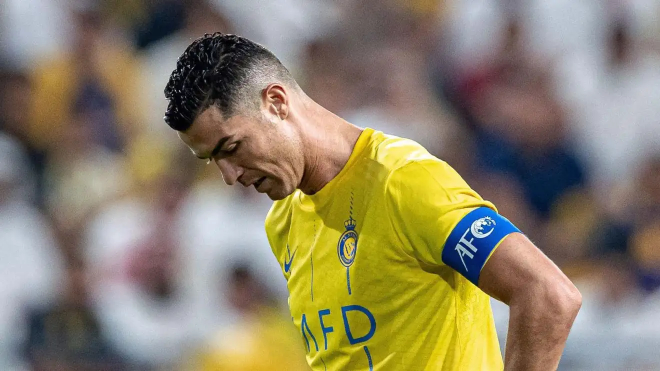
#> input picture model/test_images/ronaldo_1.jpg, 1320 x 742 px, found by its file name (shown at 1/2 size)
$ jupyter execute --allow-errors 'Celebrity classifier.ipynb'   (shell and % lines are left out)
#> lines starting #> are read from the running program, lines starting #| are printed output that depends on the picture
[cell 1]
import numpy as np
import cv2
import matplotlib
from matplotlib import pyplot as plt

[cell 2]
img=cv2.imread('./test_images/taylor_1.png')
#> (the rest of this cell did not finish here and is left out)

#> (a cell that did not finish here is left out)

#> (a cell that did not finish here is left out)

#> (a cell that did not finish here is left out)

#> (a cell that did not finish here is left out)

[cell 7]
face_cascade=cv2.CascadeClassifier("./opencv/haarcascades/haarcascade_frontalface_default.xml")
eye_cascade=cv2.CascadeClassifier(r"C:\Users\pepsi\Downloads\CelebrityFaceRecognition\model\opencv\haarcascades\haarcascade_eye_tree_eyeglasses.xml")
#> (the rest of this cell did not finish here and is left out)

#> (a cell that did not finish here is left out)

#> (a cell that did not finish here is left out)

[cell 10]
cv2.destroyAllWindows()
#> (the rest of this cell did not finish here and is left out)

#> (a cell that did not finish here is left out)

[cell 12]
def get_cropped_image_if_2_eyes(image_path):
    img=cv2.imread(image_path)
    gray=cv2.cvtColor(img,cv2.COLOR_BGR2GRAY)
    faces=face_cascade.detectMultiScale(gray,1.3,5)
    for (x,y,w,h) in faces:
        roi_gray=gray[y:y+h,x:x+w]
        roi_color=img[y:y+h,x:x+w]
        eyes=eye_cascade.detectMultiScale(roi_gray)
        if(len(eyes)>=2):
            return roi_color

#> (a cell that did not finish here is left out)

[cell 14]
obstruct_image=cv2.imread(r"C:\Users\pepsi\Downloads\CelebrityFaceRecognition\model\test_images\ronaldo_1.jpg")
#> obstruct_image is the input picture: shape (742, 1320, 3); mean B, G, R 104.6, 129.4, 139.1
plt.imshow(obstruct_image)

[cell 15]
obstruct_image=get_cropped_image_if_2_eyes('./test_images/ronaldo_1.jpg')
#> call 2 of get_cropped_image_if_2_eyes, with image_path = './test_images/ronaldo_1.jpg'
#> in get_cropped_image_if_2_eyes (call 2), `gray=cv2.cvtColor(img,cv2.COLOR_BGR2GRAY)`:
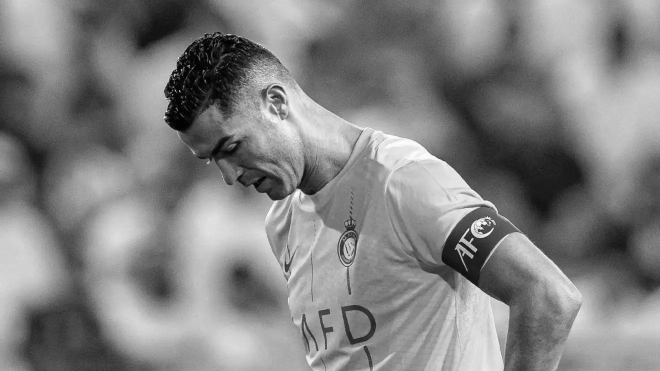
#> gray: shape (742, 1320) (shown at 1/2 size); min 0, max 255, mean 129.5
#> in get_cropped_image_if_2_eyes (call 2), `faces=face_cascade.detectMultiScale(gray,1.3,5)`: faces = ()
obstruct_image

[cell 16]
path_to_data="./dataset/"
path_to_cr_data="./dataset/cropped/"

[cell 17]
import os
img_dirs=[]
for entry in os.scandir(path_to_data):
    if entry.is_dir():
        img_dirs.append(entry.path)

[cell 18]
img_dirs

[cell 19]
import shutil
if os.path.exists(path_to_cr_data):
    shutil.rmtree(path_to_cr_data)
os.mkdir(path_to_cr_data)

[cell 20]
cropped_image_dirs=[]
celebrity_file_names_dict={}

for img_dir in img_dirs:
    count=1
    celebrity_name=img_dir.split('/')[-1]
    print(celebrity_name)

    celebrity_file_names_dict[celebrity_name]=[]

    for entry in os.scandir(img_dir):
        roi_color=get_cropped_image_if_2_eyes(entry.path)
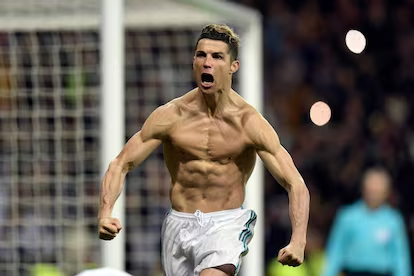
#> input picture model/dataset/cristiano_ronaldo/ronaldo (18).jpg, 414 x 276 px
#> in get_cropped_image_if_2_eyes, img is the input picture: shape (276, 414, 3); mean B, G, R 89, 97.1, 101.9
#> in get_cropped_image_if_2_eyes (call 3), `gray=cv2.cvtColor(img,cv2.COLOR_BGR2GRAY)`:
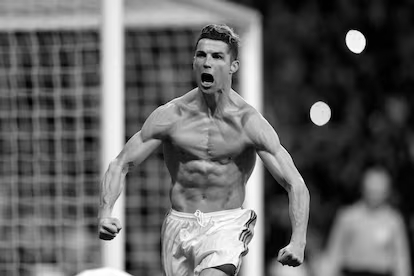
#> gray: shape (276, 414); min 0, max 255, mean 97.6
#> in get_cropped_image_if_2_eyes (call 3), `faces=face_cascade.detectMultiScale(gray,1.3,5)`: faces = [[183, 37, 51, 51]]
#> the loop in get_cropped_image_if_2_eyes (call 3), `for (x,y,w,h) in faces:` made 1 pass
#> pass 1, in get_cropped_image_if_2_eyes (call 3), `roi_gray=gray[y:y+h,x:x+w]`:
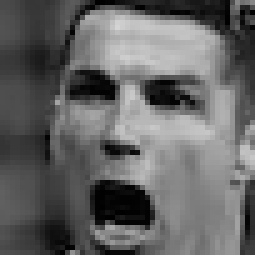
#> roi_gray: shape (51, 51) (shown 5 times larger); min 0, max 212, mean 100.3
#> pass 1, in get_cropped_image_if_2_eyes (call 3), `roi_color=img[y:y+h,x:x+w]`:
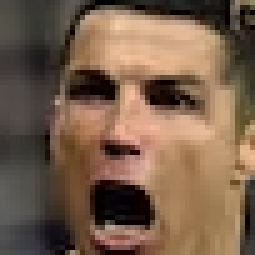
#> roi_color: shape (51, 51, 3) (shown 5 times larger); mean B, G, R 75.3, 95.2, 119.9
        if roi_color is not None:
            cropped_folder=path_to_cr_data+celebrity_name
            if not os.path.exists(cropped_folder):
                os.makedirs(cropped_folder)
                cropped_image_dirs.append(cropped_folder)
                print("Generating cropped image in folder:",cropped_folder)

            cropped_file_name=celebrity_name+str(count) + ".png"
            cropped_file_path=cropped_folder+ "/" +cropped_file_name

            cv2.imwrite(cropped_file_path, roi_color)
            celebrity_file_names_dict[celebrity_name].append(cropped_file_path)
            count+=1

[cell 21]
import numpy as np
import pywt
import cv2
def w2d(img,mode='haar',level=1):
    imArray=img
    imArray=cv2.cvtColor(imArray,cv2.COLOR_RGB2GRAY)
    imArray=np.float32(imArray)
    imArray /=255;
    coeffs=pywt.wavedec2(imArray,mode,level=level)
    coeffs_H=list(coeffs)
    coeffs_H[0] *=0;
    imArray_H=pywt.waverec2(coeffs_H,mode);
    imArray_H *=255;
    imArray_H= np.uint8(imArray_H)

    return imArray_H

#> (a cell that did not finish here is left out)

[cell 23]
class_dict={}
count=0
for celebrity_name in celebrity_file_names_dict.keys():
    class_dict[celebrity_name]=count
    count=count+1
#> after the loop, class_dict = {'cristiano_ronaldo': 0}
class_dict
#> Out = {'cristiano_ronaldo': 0}
